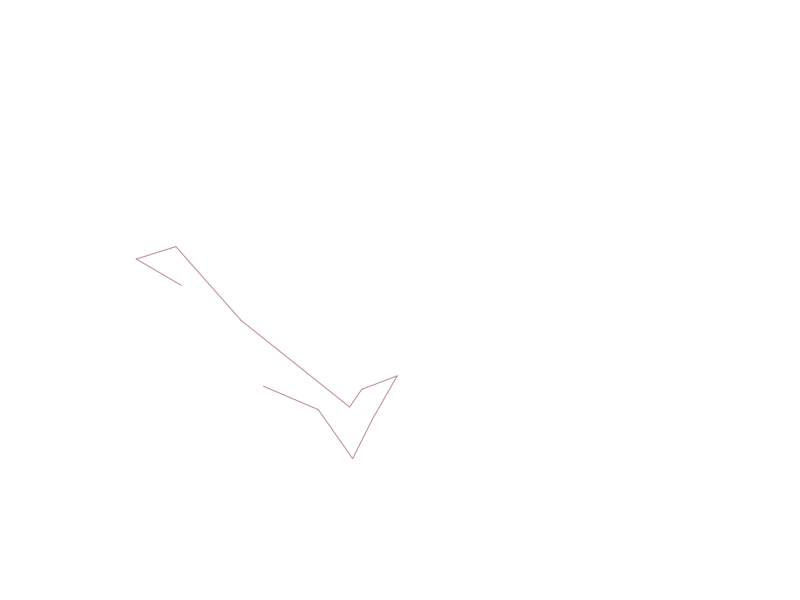

Reproduce this figure in R.

plot(0, 0,
     xlim=c(-1,1),
     ylim=c(-1,1),
     col = "white", xlab = "", ylab = "", axes=F)
xprev <- -0.5
yprev <- -0.5
lineColor=sample(colors(),1)
for (i in seq(1:10)){
  #points(xprev,yprev)
  xnew <- xprev +runif(1,-0.5,0.5)
  ynew <- yprev +runif(1,-0.5,0.5)
  
  ### Limit to canvas
  while (abs(xnew) >= 1 | abs(ynew) >=1 ){
    xnew <- xprev +runif(1,-0.25,0.25)
    ynew <- yprev +runif(1,-0.25,0.25)
  }
  
  lineCoords <- data.frame(rbind(c(xprev,yprev),c(xnew,ynew)))
  lineCoords
  lines(lineCoords,col=lineColor)
  #lines(1/t(lineCoords))
  
  xprev <- xnew
  yprev <- ynew
  
}
